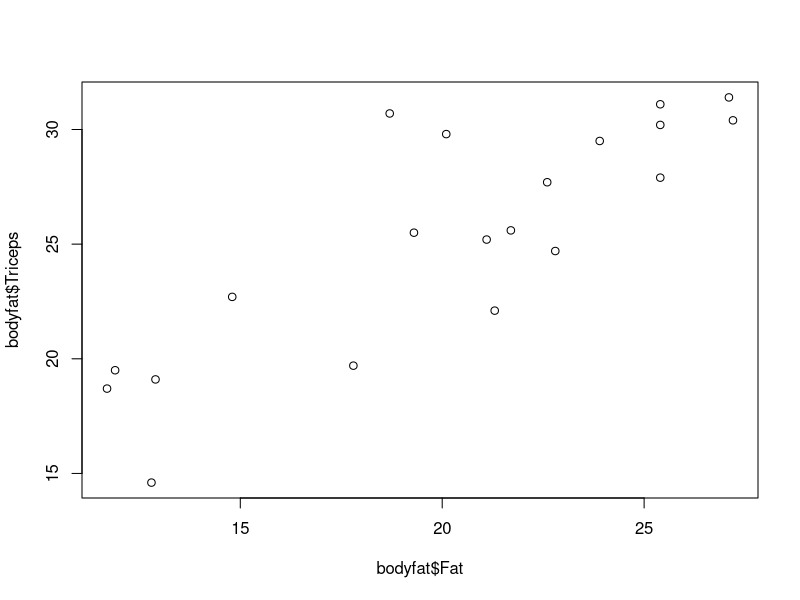
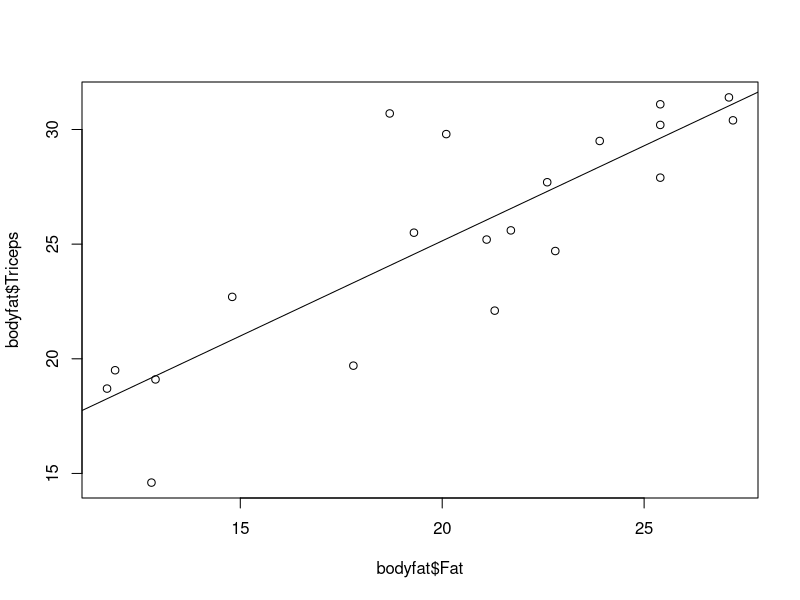
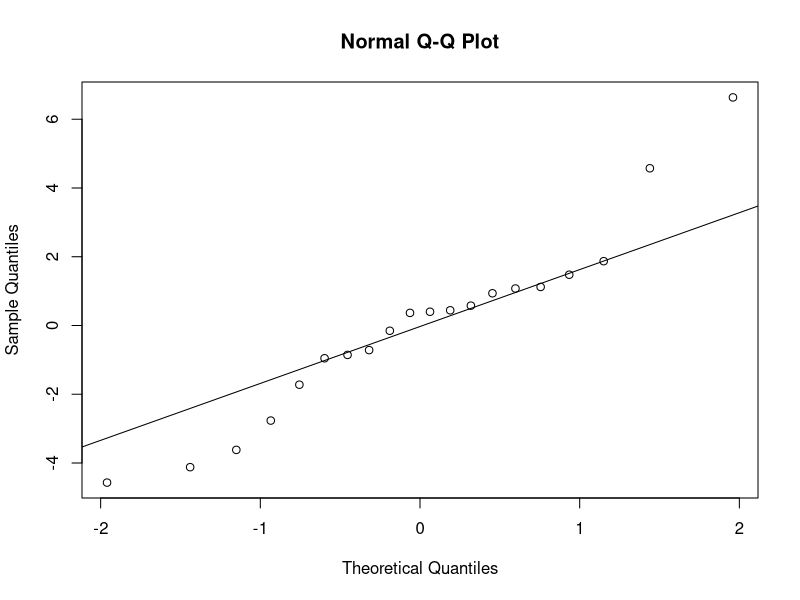
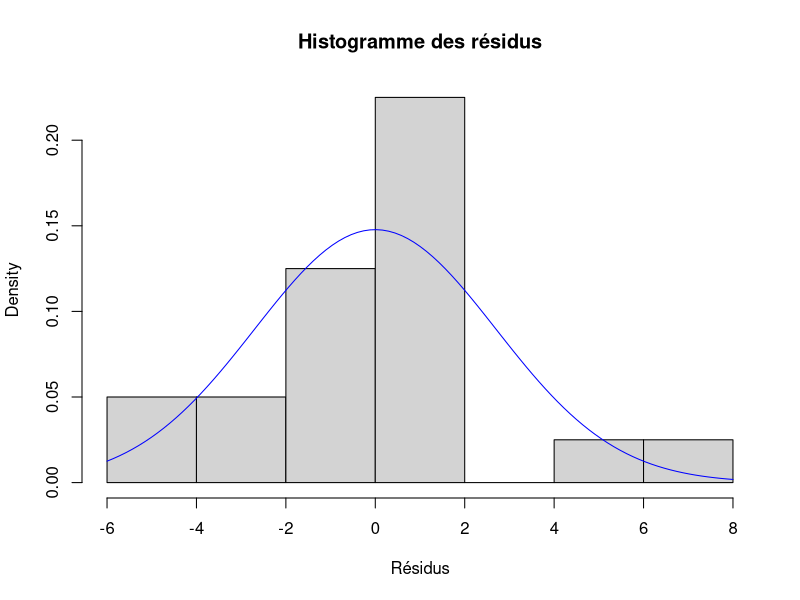
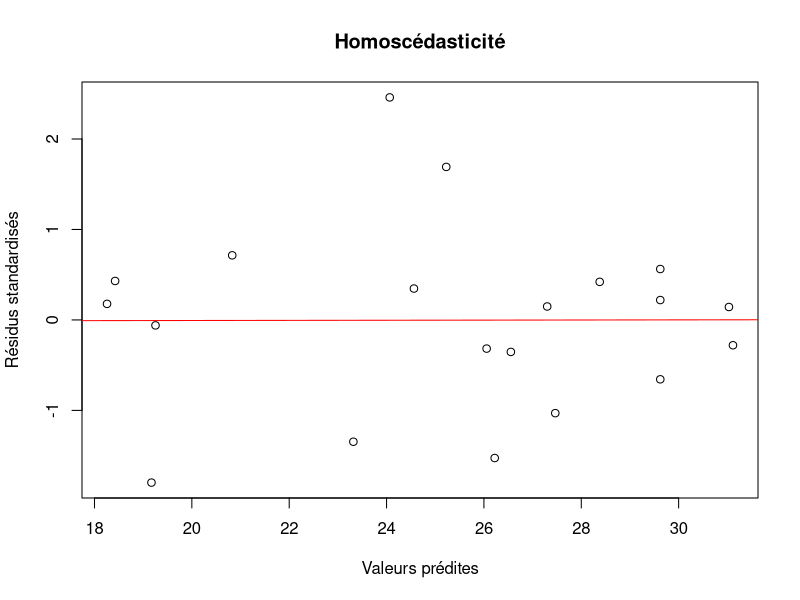
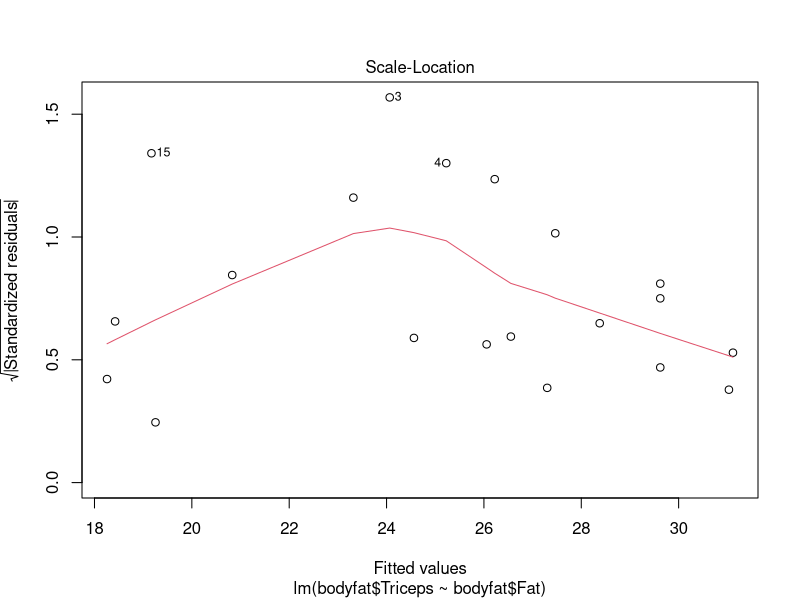
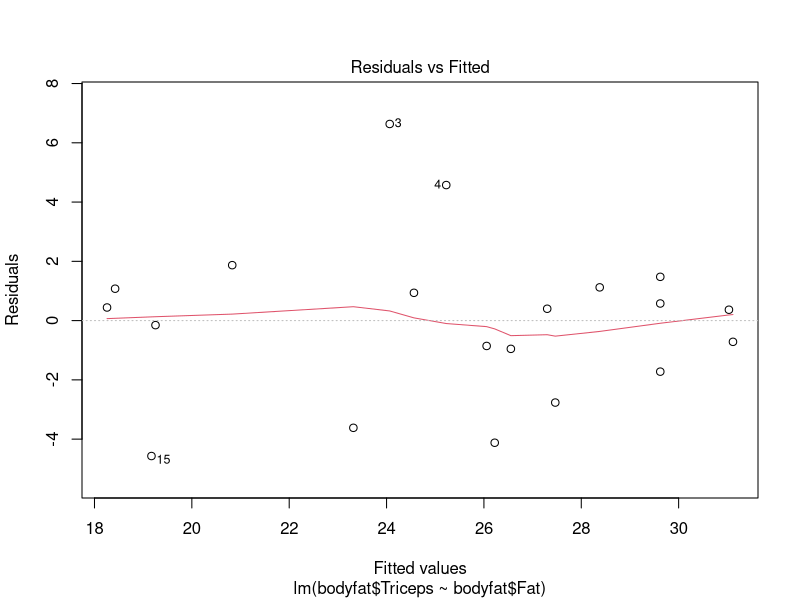
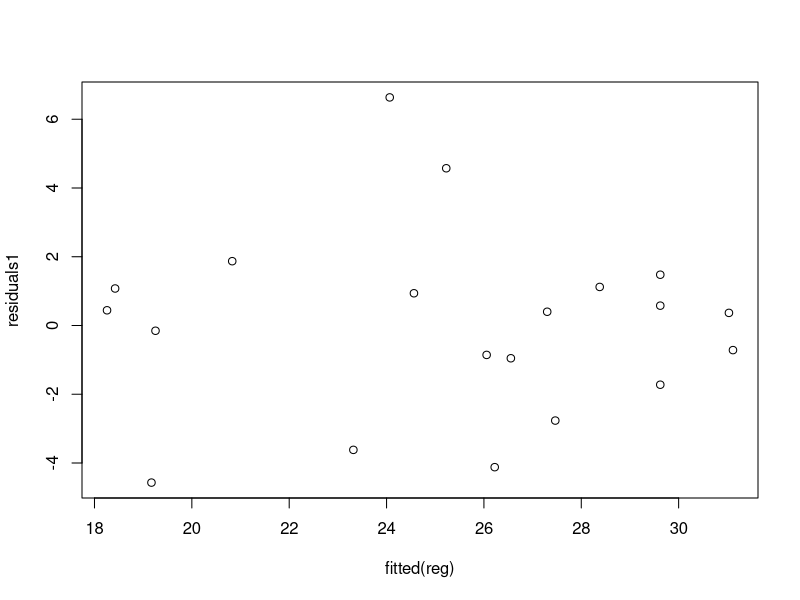

These charts were generated, in order, by the following R code:
# car.csv
# on enlève les valeurs qualitatives
# prix-km, prix-portes

# happiness
# happiness$Happiness.Score, happiness$Economy..GDP.per.Capita.
# happiness$Happiness.Score, happiness$Family
# happiness$Freedom~happiness$Dystopia.Residual (pas ouf mais je le mets la car il est drole je trouve)

# bodyfat
# fat avec les 3 autres
library(lmtest)

bodyfat <- read.csv('Jeux_Donnees/bodyfat.csv')
bodyfat$Fat
# /!\ ajouter des éléments de stats descriptives pour appuyer le choix

# ======= fat - triceps =======
plot(bodyfat$Fat, bodyfat$Triceps)
reg<-lm(bodyfat$Triceps~bodyfat$Fat)
summary(reg)
plot(bodyfat$Fat, bodyfat$Triceps)
abline(reg)
reg$coefficient

# Analyse de la normalité
# QQ plot
residuals1 <- residuals(reg)
qqnorm(residuals1)
qqline(residuals1)
# Histogramme des résidus corrigés
hist(residuals1, prob= TRUE, main="Histogramme des résidus", xlab="Résidus")
curve(dnorm(x, mean=mean(residuals1), sd=sd(residuals1)), add=TRUE, col="blue")
shapiro.test(residuals1)

# Analyser l'homoscédasticité
# Résidus standardisés en fonction des valeurs prédites
residuals_standardized1 <- rstandard(reg)
plot(fitted.values(reg), residuals_standardized1, main="Homoscédasticité", xlab="Valeurs prédites", ylab="Résidus standardisés")
abline(lm(residuals_standardized1 ~ fitted(reg)), col="red")
bptest(reg)
plot(reg, which = 3)


# Analyser la linéarité 
plot(reg, which = 1)
plot(fitted(reg), residuals1)
resettest(reg)


# ======= fat - thigh ======= -> La linéarité n'est pas aussi bonne que triceps
plot(bodyfat$Fat, bodyfat$Thigh)
reg<-lm(bodyfat$Thigh~bodyfat$Fat)
summary(reg)
plot(bodyfat$Fat, bodyfat$Thigh)
abline(reg)
reg$coefficient

# Analyse de la normalité
residuals1 <- residuals(reg)
qqnorm(residuals1)
qqline(residuals1)
# Histogramme des résidus corrigés
hist(residuals1, prob= TRUE, main="Histogramme des résidus", xlab="Résidus")
curve(dnorm(x, mean=mean(residuals1), sd=sd(residuals1)), add=TRUE, col="blue")
shapiro.test(residuals1)    # p-value > 0,05 donc hypothèse de normalité validée

# Analyser l'homoscédasticité
# Résidus standardisés en fonction des valeurs prédites
residuals_standardized1 <- rstandard(reg)
plot(fitted.values(reg), residuals_standardized1, main="Homoscédasticité", xlab="Valeurs prédites", ylab="Résidus standardisés")
abline(lm(residuals_standardized1 ~ fitted(reg)), col="red")
bptest(reg)
plot(reg, which = 3)

# Analyser la linéarité 
plot(reg, which = 1)
plot(fitted(reg), residuals1)
resettest(reg)


# ======= fat - midharm ======= -> R^2 trop petit & manque de correlation entre les données
plot(bodyfat$Fat, bodyfat$Midarm)
reg<-lm(bodyfat$Midarm~bodyfat$Fat)
summary(reg)
plot(bodyfat$Fat, bodyfat$Midarm)
abline(reg)
reg$coefficient

# Analyse de la normalité
residuals1 <- residuals(reg)
qqnorm(residuals1)
qqline(residuals1)
# Histogramme des résidus corrigés
hist(residuals1, prob= TRUE, main="Histogramme des résidus", xlab="Résidus")
curve(dnorm(x, mean=mean(residuals1), sd=sd(residuals1)), add=TRUE, col="blue")
shapiro.test(residuals1)    # p-value > 0,05 donc hypothèse de normalité validée

# Analyser l'homoscédasticité
# Résidus standardisés en fonction des valeurs prédites
residuals_standardized1 <- rstandard(reg)
plot(fitted.values(reg), residuals_standardized1, main="Homoscédasticité", xlab="Valeurs prédites", ylab="Résidus standardisés")
abline(lm(residuals_standardized1 ~ fitted(reg)), col="red")
bptest(reg)
plot(reg, which = 3)

# Analyser la linéarité 
plot(reg, which = 1)
plot(fitted(reg), residuals1)
resettest(reg)

########################################################
##### ============ CHOIX FAT~TRICEPS  ============ #####
########################################################

## Q17

plot(bodyfat$Fat, bodyfat$Triceps)
reg<-lm(bodyfat$Triceps~bodyfat$Fat)
summary(reg) # R^2 à 0.7111 > 0.6 données corrélées 
# (71% des valeurs de l'un sont expliquées par les valeurs de l'autre), à vérifier
plot(bodyfat$Fat, bodyfat$Triceps)
abline(reg) # Bonne corrélation des variables (autour de la droite de régression)
reg$coefficient

# Analyse de la normalité
# QQ plot
residuals1 <- residuals(reg)
qqnorm(residuals1)
qqline(residuals1) # La plupart des quantiles théoriques en fonction des
# quantiles observés appartiennent à la droite qqline 
# Histogramme des résidus corrigés
hist(residuals1, prob= TRUE, main="Histogramme des résidus", xlab="Résidus")
curve(dnorm(x, mean=mean(residuals1), sd=sd(residuals1)), add=TRUE, col="blue")
# Suit à peu près une loi normale
shapiro.test(residuals1) # p-value = 0.2955 > 0.05 

# Analyser l'homoscédasticité
# Résidus standardisés en fonction des valeurs prédites
residuals_standardized1 <- rstandard(reg)
plot(fitted.values(reg), residuals_standardized1, main="Homoscédasticité", xlab="Valeurs prédites", ylab="Résidus standardisés")
abline(lm(residuals_standardized1 ~ fitted(reg)), col="red")
# On observe pas beaucoup de variation dans la dispertion autour de la ligne de tendance 
# Ligne de tendance à 0 donc la variance des residus est constante 
bptest(reg) # p-value = 0.3987 > 0.05

# Analyser la linéarité
plot(reg, which = 1) # La courbe se rapproche grandement de la ligne de tendance
# plot(fitted(reg), residuals1)
resettest(reg) # p-value = 0.8107 > 0.05

## Q18
b_estim <- function(xy, n) {
  x <- xy[[1]]
  y <- xy[[2]]
  sxY <- mean(x*y)-mean(x)*mean(y)
  s2x <- mean((x - mean(x))**2)
  return(sxY/s2x)
}
a_estim <- function(xy, n) {
  x <- xy[[1]]
  y <- xy[[2]]
  b_est <- b_estim(xy, n)
  return(mean(y) - b_est*mean(x))
}
sigma_estim <- function(xy, n) {
  x <- xy[[1]]
  y <- xy[[2]]
  a_est <- a_estim(xy, n)
  b_est <- b_estim(xy, n)
  return(mean((y - a_est - b_est*x)**2))
}

x <- bodyfat$Fat
y <- bodyfat$Triceps
plot(x, y)
n <- length(x)
xy <- data.frame(x, y)
a_est <- a_estim(xy, n)
b_est <- b_estim(xy, n)
y_ests <- a_est + b_est*x
lines(x, y_ests, col="green")
regression <- lm(y~x)
abline(regression, col="red")
# On retrouve la corrélation trouvée plus tôt

## Q19 
confint(regression, level=0.95) # On prend un intervalle de confiance à 95%

## Q20
R.squared <- summary(regression)$r.squared # R2 > 0.6 = Super 

## Q21
S.2.xy <- (mean(x*y)-mean(x)*mean(y))**2
S.2.x <- mean((x - mean(x))**2)
S.2.y <- mean((y - mean(y))**2)
S.2.xy/(S.2.x * S.2.y)
R.squared
# Les 2 sont égaux
# Notre régression explique la plupart de la variance de la variable dépendante

## Q22
regression$coefficients[2] # b != 0

## Q23
residuals <- residuals(regression)
qqnorm(residuals)
qqline(residuals)
# La plupart des quantiles théoriques en fonction des
# quantiles observés appartiennent à la droite qqline 

## Q24
residuals_standardized <- rstandard(regression)
plot(fitted.values(regression), residuals_standardized, main="Homoscédasticité", xlab="Valeurs prédites", ylab="Résidus standardisés")
abline(lm(residuals_standardized ~ fitted(regression)), col="red")
# On observe pas beaucoup de variation dans la dispertion autour de la ligne de tendance -> Homoscédastique
# Ligne de tendance à 0 donc la variance des residus est constante 

## Q25
x0.1 <- round(runif(1,11,26),1)
x0.2 <- round(runif(1,11,26),1)
# On recupère les intervalles de confiances pour a et b
a.IC <- confint(regression, level=0.95)[1, ]
b.IC <- confint(regression, level=0.95)[2, ]
# On obtient 2 intervalles de confiance pour E(y0.1) et E(y0.2)
esp.yO.1_IC <- a.IC + b.IC*x0.1
esp.y0.2_IC <- a.IC + b.IC*x0.2

# Fonction pour obtenir un intervalle de prédiction de Y0
predict(regression,data.frame(x = c(x0.1, x0.2)),interval="prediction",level = 0.95)
